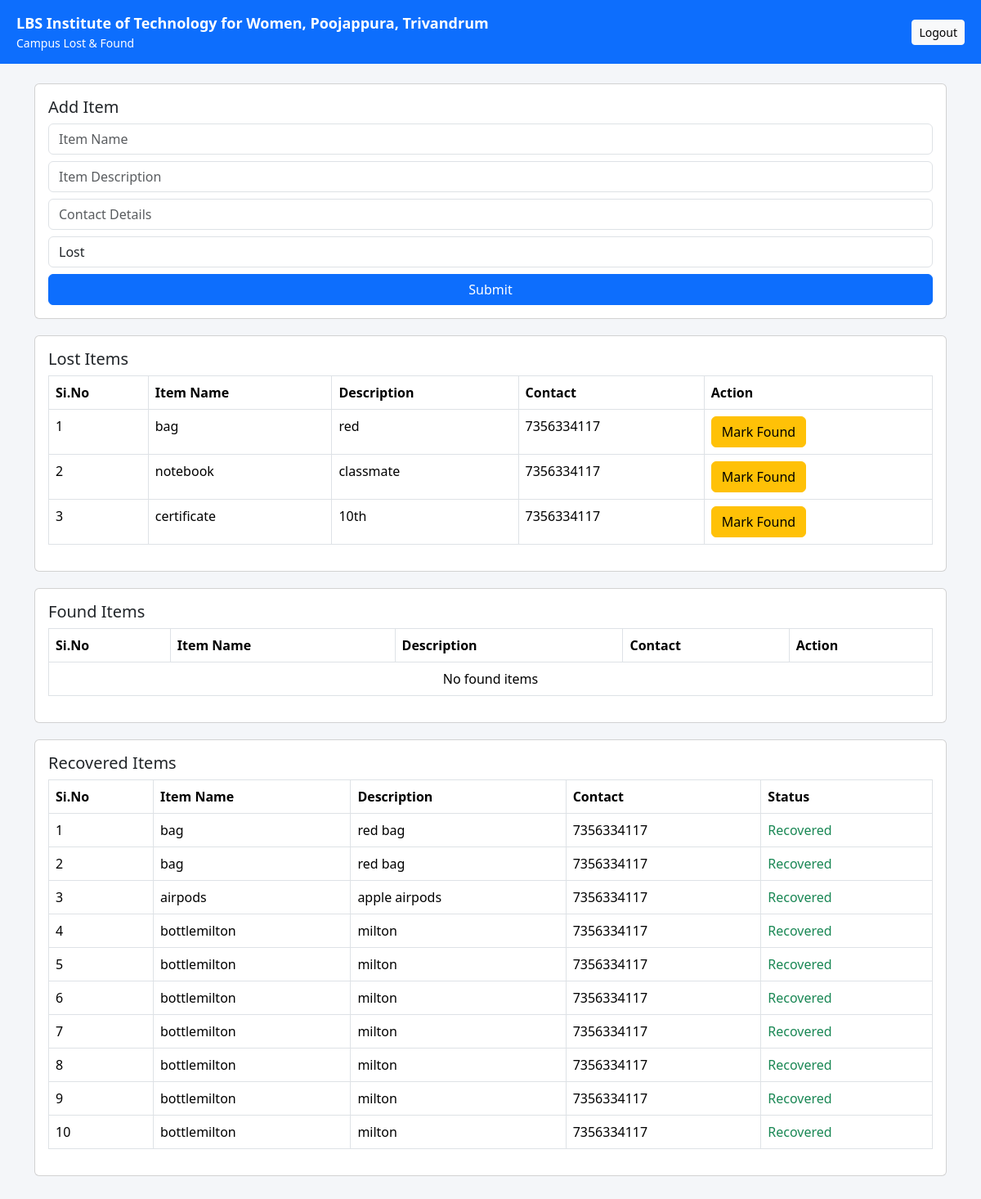
Page /dashboard on the earlier database version.
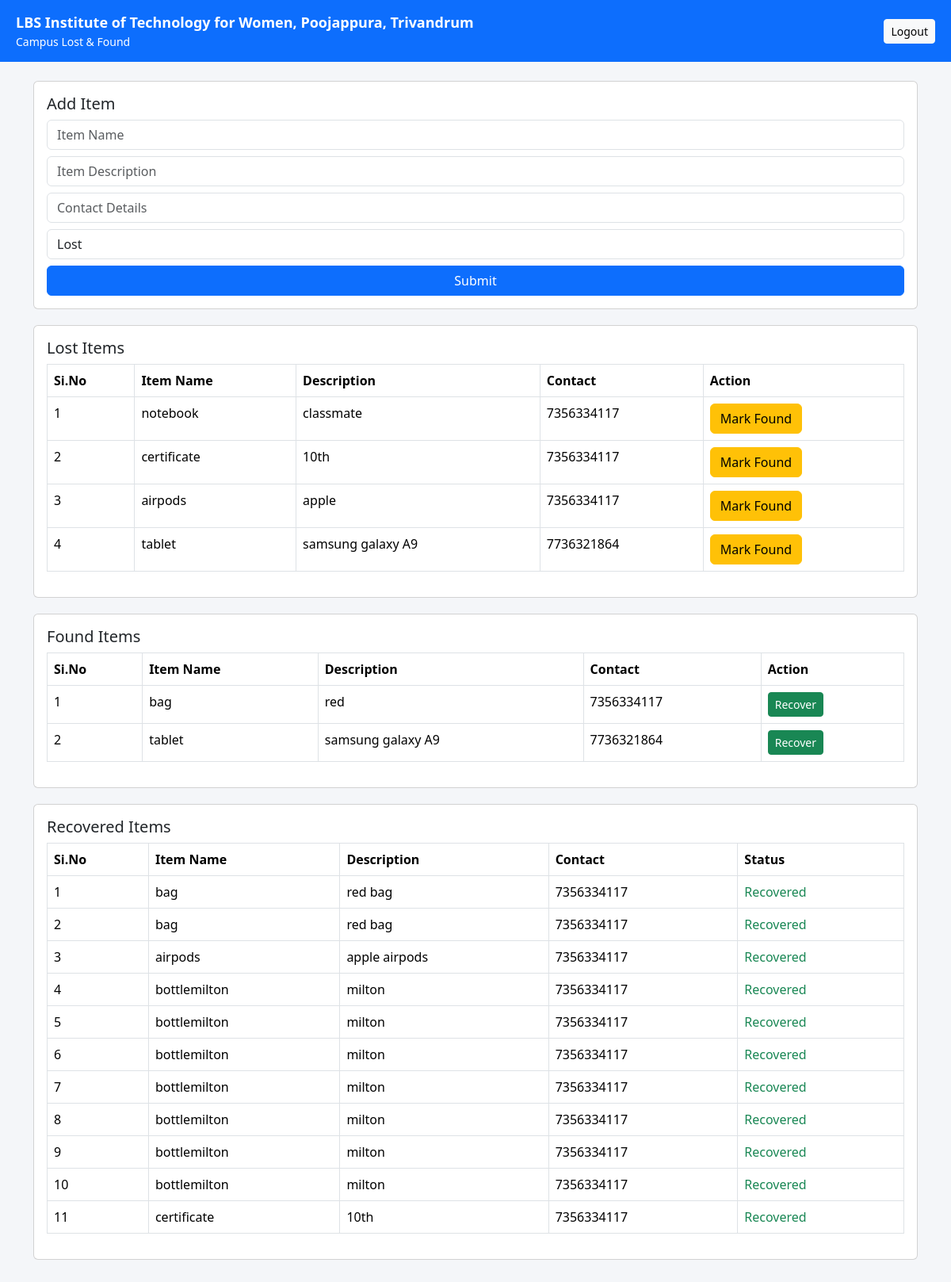
Same page on the later database version.
### tables this page shows
CREATE TABLE items (
            id INTEGER PRIMARY KEY AUTOINCREMENT,
            name TEXT,
            description TEXT,
            status TEXT,
            contact TEXT,
            posted_by TEXT,
            date TEXT,
            time TEXT
        );

### app.py (the view)
@app.route("/dashboard")
def dashboard():
    with get_db() as db:
        lost_items = db.execute(
            "SELECT id, name, description, contact, status FROM items WHERE status='Lost'"
        ).fetchall()
        found_items = db.execute(
            "SELECT id, name, description, contact, status FROM items WHERE status='Found'"
        ).fetchall()
        recovered_items = db.execute(
            "SELECT id, name, description, contact, status FROM items WHERE status='Recovered'"
        ).fetchall()
    return render_template(
        "index.html",
        lost_items=lost_items,
        found_items=found_items,
        recovered_items=recovered_items
    )

### app.py (called while the page is built)
def get_db():
    return sqlite3.connect("lostfound.db")

### templates/index.html (shortened to what this page needs)
<!DOCTYPE html>
<html lang="en">
<head>
    <link href="https://cdn.jsdelivr.net/npm/bootstrap@5.3.2/dist/css/bootstrap.min.css" rel="stylesheet">
</head>
<body>
<div class="header d-flex justify-content-between align-items-center">
    <div>
        <div class="college-name">
            LBS Institute of Technology for Women, Poojappura, Trivandrum
        </div>
        <div class="sub-title">
            Campus Lost & Found
        </div>
    </div>
    <a href="/logout" class="btn btn-light btn-sm">Logout</a>
</div>
<div class="container mt-4">
    <div class="card p-3">
        <h5>Add Item</h5>
        <form method="POST" action="/add">
            <div class="mb-2">
                <input type="text" name="name" class="form-control" placeholder="Item Name" required>
            </div>
            <div class="mb-2">
                <input type="text" name="description" class="form-control" placeholder="Item Description" required>
            </div>
            <div class="mb-2">
                <input type="text" name="contact" class="form-control" placeholder="Contact Details" required>
            </div>
            <div class="mb-2">
                <select name="status" class="form-control">
                    <option value="Lost">Lost</option>
                </select>
            </div>
            <button type="submit" class="btn btn-primary w-100">Submit</button>
        </form>
    </div>
    <div class="card p-3">
        <h5>Lost Items</h5>
        <table class="table table-bordered">
            <thead>
                <tr>
                    <th>Si.No</th>
                    <th>Item Name</th>
                    <th>Description</th>
                    <th>Contact</th>
                    <th>Action</th>
                </tr>
            </thead>
            <tbody>
            {% for item in lost_items %}
                <tr>
                    <td>{{ loop.index }}</td>
                    <td>{{ item[1] }}</td>
                    <td>{{ item[2] }}</td>
                    <td>{{ item[3] }}</td>
                    <td>
                       <form action="/mark_found/{{ item[0] }}" method="POST" style="display:inline;">
    <button type="submit" class="btn btn-warning">Mark Found</button>
</form>
                    </td>
                </tr>
            {% else %}
                <tr>
                    <td colspan="5" class="text-center">No lost items</td>
                </tr>
            {% endfor %}
            </tbody>
        </table>
    </div>
    <div class="card p-3">
        <h5>Found Items</h5>
        <table class="table table-bordered">
            <thead>
                <tr>
                    <th>Si.No</th>
                    <th>Item Name</th>
                    <th>Description</th>
                    <th>Contact</th>
                    <th>Action</th>
                </tr>
            </thead>
            <tbody>
            {% for item in found_items %}
                <tr>
                    <td>{{ loop.index }}</td>
                    <td>{{ item[1] }}</td>
                    <td>{{ item[2] }}</td>
                    <td>{{ item[3] }}</td>
                    <td>
                        <a href="/recover/{{ item[0] }}" class="btn btn-success btn-sm">
                            Recover
                        </a>
                    </td>
                </tr>
            {% else %}
                <tr>
                    <td colspan="5" class="text-center">No found items</td>
                </tr>
            {% endfor %}
            </tbody>
        </table>
    </div>
    <div class="card p-3 mb-5">
        <h5>Recovered Items</h5>
        <table class="table table-bordered">
            <thead>
                <tr>
                    <th>Si.No</th>
                    <th>Item Name</th>
                    <th>Description</th>
                    <th>Contact</th>
                    <th>Status</th>
                </tr>
            </thead>
            <tbody>
            {% for item in recovered_items %}
                <tr>
                    <td>{{ loop.index }}</td>
                    <td>{{ item[1] }}</td>
                    <td>{{ item[2] }}</td>
                    <td>{{ item[3] }}</td>
                    <td class="text-success">{{ item[4] }}</td>
                </tr>
            {% else %}
                <tr>
                    <td colspan="5" class="text-center">No recovered items</td>
                </tr>
            {% endfor %}
            </tbody>
        </table>
    </div>
</div>
</body>
</html>

### templates/index.html (style rules this page uses)
body { background-color: #f4f6f9; }
.header { background-color: #0d6efd; color: white; padding: 15px 20px; }
.college-name { font-size: 18px; font-weight: bold; }
.sub-title { font-size: 14px; }
.card { margin-top: 20px; }
table { background-color: white; }

Differences in the rows shown:
added items: name "airpods", description "apple", contact "7356334117", shown under "Lost Items"
added items: name "tablet", description "samsung galaxy A9", contact "7736321864", shown under "Lost Items"
changed items "red": moves from the list under "Lost Items" to the list under "Found Items"
added items: name "tablet", description "samsung galaxy A9", contact "7736321864", shown under "Found Items"
added items: name "certificate", description "10th", contact "7356334117", status "Recovered", shown under "Recovered Items"
Other differences:
text no longer shown: "No found items"
